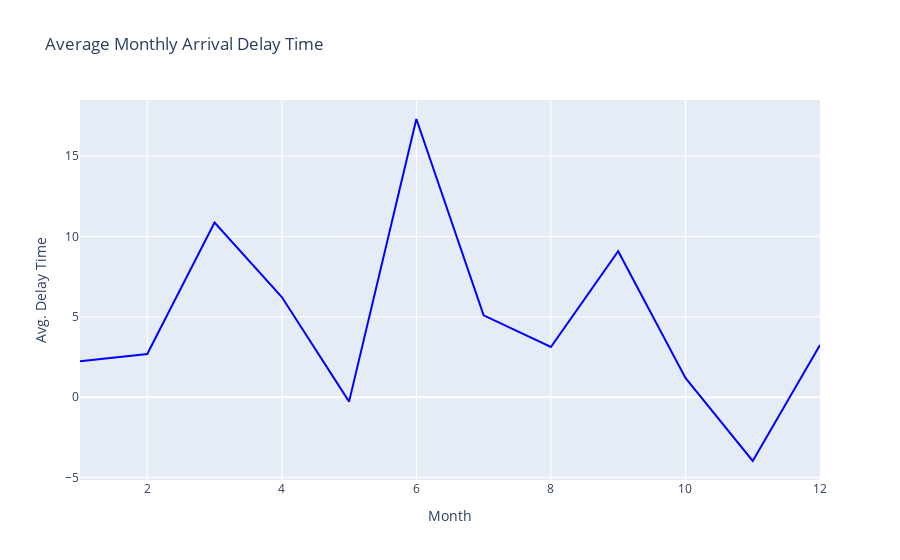

Notebook source saved alongside this figure:
### Markdown cell above
#### To do:

*   Create a line plot with x-axis being the month and y-axis being computed average delay time. Update plot title,\
    xaxis, and yaxis title.

*   Hint: Scatter and line plot vary by updating mode parameter.

### Code cell
# Create line plot here
fig = go.Figure(data=go.Scatter(x=line_data.Month, y=line_data.ArrDelay, mode='lines', marker=dict(color='blue')))
fig.update_layout(title='Average Monthly Arrival Delay Time', xaxis_title='Month', yaxis_title='Avg. Delay Time')

fig.show()

### Figure 1 — Plotly figure (JSON) as saved in the notebook; plotly's stock layout.template omitted (floating-point values rounded to 4 significant figures)
{"data": [{"marker": {"color": "blue"}, "mode": "lines", "x": [1, 2, 3, 4, 5, 6, 7, 8, 9, 10, 11, 12], "y": [2.233, 2.688, 10.87, 6.229, -0.2791, 17.31, 5.089, 3.122, 9.081, 1.2, -3.975, 3.241], "type": "scatter"}], "layout": {"title": {"text": "Average Monthly Arrival Delay Time"}, "xaxis": {"title": {"text": "Month"}, "type": "linear", "range": [1, 12], "autorange": true}, "yaxis": {"title": {"text": "Avg. Delay Time"}, "type": "linear", "range": [-5.158, 18.49], "autorange": true}, "autosize": true}}
